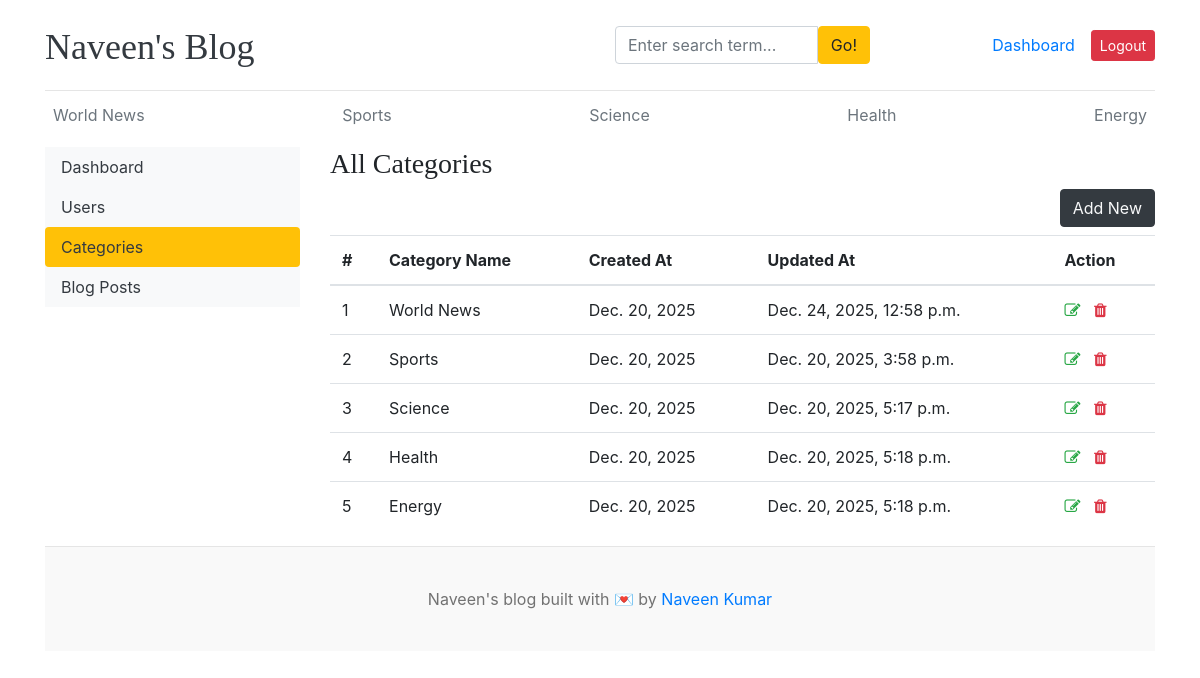
The page /dashboard/categories/ (signed in) on the database its author committed.
### blogs/models.py (models this page shows)
class Category(models.Model):
    category_name = models.CharField(max_length=50, unique=True)
    created_at = models.DateField(auto_now_add=True)
    updated_at = models.DateTimeField(auto_now=True)
    class Meta:
        verbose_name_plural = "categories"
    def __str__(self):
        return self.category_name

### dashboards/views.py (the view)
# urls.py: path('categories/',views.categories,name='categories'),
@login_required(login_url="login")
def categories(request):
    return render(request, "dashboard/categories.html")

### blogs/context_processors.py (called while the page is built)
def get_categories(request):
    categories = Category.objects.all()
    return dict(categories=categories)

def get_social_links(request):
    social_media_links = SocialMedia.objects.filter(status='Active').order_by('order')
    return dict(social_media_links=social_media_links)

def get_about(request):
    about =  About.objects.first()
    return dict(about=about)

### templates/dashboard/categories.html (shortened to what this page needs)
{% extends "base.html" %}
{% block content %}
    <div class="row">
        {% include "dashboard/sidebar.html" %}
        <div class="col-md-9">
            <h3>All Categories</h3>
            <a href="{% url 'add_category' %}" class="btn btn-dark text-light float-right mb-2">Add New</a>
            <table class="table table-hover">
                <thead>
                    <tr>
                        <th>#</th>
                        <th>Category Name</th>
                        <th>Created At</th>
                        <th>Updated At</th>
                        <th>Action</th>
                    </tr>
                </thead>
                <tbody>
                    {% for category in categories %}
                        <tr>
                            <td>
                                {{ forloop.counter }}
                            <td>{{ category | capfirst }}</td>
                            <td>{{ category.created_at }}</td>
                            <td>{{ category.updated_at }}</td>
                            <td>
                                <a href="{% url 'edit_category' category.id %}">
                                    <i class="fa fa-edit text-success"></i>
                                </a>
                                <a href="{% url 'delete_category' category.id %}">
                                    <i class="fa fa-trash text-danger"></i>
                                </a>
                            </td>
                        </tr>
                    {% endfor %}
                </tbody>
            </table>
        </div>
    </div>
{% endblock %}

### templates/base.html (shortened to what this page needs)
{% load static %}
<!DOCTYPE html>
<html lang="en">
    <head>
        <link href="https://getbootstrap.com/docs/4.0/dist/css/bootstrap.min.css"
              rel="stylesheet">
        <link rel="stylesheet" href="https://cdnjs.cloudflare.com/ajax/libs/font-awesome/4.7.0/css/font-awesome.min.css">
        <link href="{% static 'css/blog.css' %}" rel="stylesheet">
    </head>
    <body>
        <div class="container">
            <header class="blog-header py-3">
                <div class="row flex-nowrap justify-content-between align-items-center">
                    <div class="col-6 pt-1">
                        <a class="blog-header-logo text-dark" href="/">Naveen's Blog</a>
                    </div>
                    <div class="col-3">
                        <form action="{% url 'search' %}" method='GET'>
                            <div class="input-group">
                                <input class="form-control"
                                       name="keyword"
                                       type="text"
                                       value="{{keyword}}"
                                       placeholder="Enter search term..."
                                       aria-label="Enter search term..."
                                       id="button-search" />
                                <button class="btn btn-warning" id="button-search" type="submit">Go!</button>
                            </div>
                        </form>
                    </div>
                    <div class="col-3 d-flex justify-content-end align-items-center">
                        {% if not user.is_authenticated %}
                        {% comment %} <a class="btn btn-sm btn-warning" href="{% url 'login' %}">Login</a> &nbsp;
                        <a class="btn btn-sm btn-outline-secondary" href="{%url 'register' %}">Register</a> {% endcomment %}
                        {% else %}
                        <span><a href="{% url 'dashboard' %}">Dashboard</a></span>
                        <span><a class="btn btn-sm btn-danger" href="{% url 'logout' %}">Logout</a> </span>
                        {% endif %}
                    </div>
                </div>
            </header>
            <div class="nav-scroller py-1 mb-2">
                <nav class="nav d-flex justify-content-between">
                    {% for category in categories %}
                        <a class="p-2 text-muted"
                           href="{% url 'posts_by_category' category.id %}">{{ category.category_name|capfirst }}</a>
                    {% endfor %}
                </nav>
            </div>
            {% block content %}{% endblock %}
            <footer class="blog-footer">
                <p>
                    Naveen's blog built with 💌 by <a href="#">Naveen Kumar</a>
                </p>
            </footer>
        </body>
    </html>

### blog_main/static/css/blog.css (style rules this page uses)
.blog-header { border-bottom: 1px solid #e5e5e5; }
.blog-header-logo { font-family: "Playfair Display", Georgia, "Times New Roman", serif; font-size: 2.25rem; }
h1, h2, h3, h4, h5, h6 { font-family: "Playfair Display", Georgia, "Times New Roman", serif; }
.blog-footer { padding: 2.5rem 0; color: #727272; text-align: center; background-color: #f9f9f9; border-top: .05rem solid #e5e5e5; }
.blog-footer p:last-child { margin-bottom: 0; }

### rows shown on the page
Category: category_name "World News", created_at "Dec. 20, 2025", updated_at "Dec. 24, 2025, 12:58 p.m."
Category: category_name "Sports", created_at "Dec. 20, 2025", updated_at "Dec. 20, 2025, 3:58 p.m."
Category: category_name "Science", created_at "Dec. 20, 2025", updated_at "Dec. 20, 2025, 5:17 p.m."
Category: category_name "Health", created_at "Dec. 20, 2025", updated_at "Dec. 20, 2025, 5:18 p.m."
Category: category_name "Energy", created_at "Dec. 20, 2025", updated_at "Dec. 20, 2025, 5:18 p.m."
